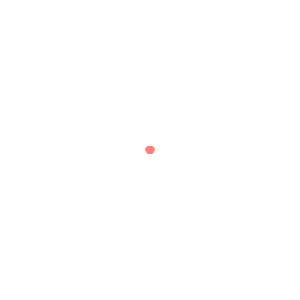
Frame 1 (no input)
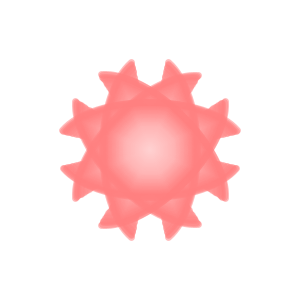
Frame 60 (the mouse pressed at the canvas centre just before this capture)
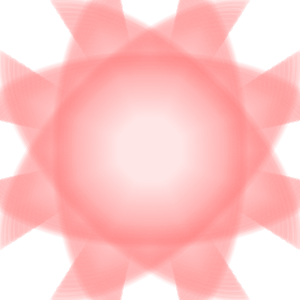
Frame 120 (the mouse held since frame 60 and released just before this capture)

The Processing sketch that drew these frames (run headless with seeded random() and noise(); from frame 60 on, the mouse is pressed at the canvas centre):

// Processing sketch: processing_67975
// ── processing_67975.pde

float r;
float r_x = 150;
float r_y = 150;
float alp = 255;
float c;
float w = random(1,10);

float s = random(90);

void setup() {
  size(300, 300);
  colorMode(HSB, 360, 100, 100);
  background(360);
  smooth();

  //frameRate(10);
}

void draw() {
  fill(360, 5);
  noStroke();
  rect(0, 0, width, height);

  ripple();
}

void ripple() {
  pushMatrix();
  translate(r_x, r_y);
  for (int i = 0 ; i < 8;i++) {
    rotate(radians(360*i / 8));
    noFill();
    strokeWeight(w);
    stroke(c,50,100, alp);
    arc(0, 0, r*2, r, radians(s), radians(180-s));
    r+=0.2;
    alp-=0.25;
  }    
  popMatrix();

  if (alp < 0) {
    alp = 255;
    r = 0;
    s = random(90);
    c += 15;
    if(c > 360){
      c = 0;
    }
    w = random(1,10);
  }
}
